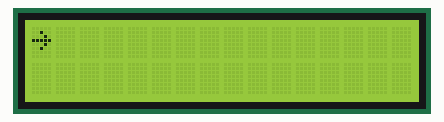
Recording of a sketch running on a simulated Arduino Uno, built with avr-gcc and run on an emulated ATmega328P. Parts: 16×2 character LCD.

Above: at 0.1 s.
At 3.1 s:
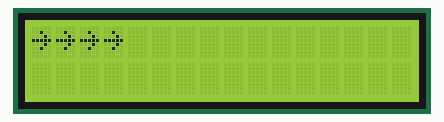
At 5.1 s:
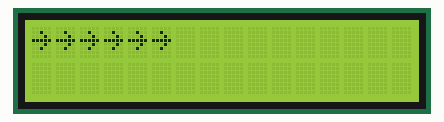
At 7.1 s:
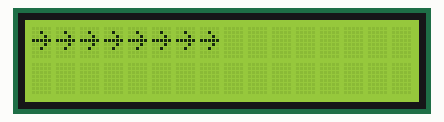
At 11.1 s:
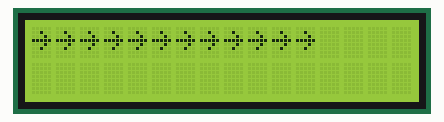
At 15.1 s:
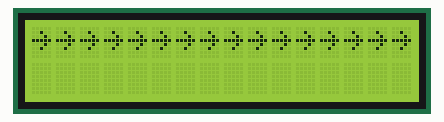

Measured:
- what the display in image 1 shows lasts 1.0 s, from 3.1 s to 4.1 s

The sketch:

LCDKullanimi8.ino
```cpp
/***************************************************************
 Arduino Kitabı - Coşkun Taşdemir
 Dikeyeksen Yayınları
 http://www.dikeyeksen.com/muhendislik/arduino.html

 Bölüm 10 - LCD Kullanımı

 LCD Ekran Kullanımı - Örnek 8
 Serial Monitor'den gönderilen verileri
 LCD ekran üzerinde görüntüleme örneği

 Arduino ile LCD ekran arasındaki bağlantılar
 * LCD RS     ==> digital-12
 * LCD Enable ==> digital-11
 * LCD D4     ==> digital-5
 * LCD D5     ==> digital-4
 * LCD D6     ==> digital-3
 * LCD D7     ==> digital-2
 * LCD R/W    ==> toprak (GND)
 * 10K potansiyometre 0-5V bağlantı:
 * orta ucu LCD'nin V0 pinine(pin 3)
****************************************************************/

#include <LiquidCrystal.h>
//Değişkenleri tanımlıyoruz
char gelenKarakter;
int gelenKarakterSayisi;
int i;
String yazi = "";
String kaydirilacakYazi = "";
// LCD bağlantılarımızı ile LCD'yi başlatıyoruz
LiquidCrystal lcd(12, 11, 5, 4, 3, 2);
void setup()
{
  Serial.begin(9600); //Seri haberleşmeyi başlat (9600 bps)
  // LCD’mizin başlangıç ayarı 16 karakter x 2 satır
  lcd.begin(16, 2);
  lcd.home();
 }

void loop()
{
lcd.write((B01111110));
 delay(1000);

}
```
